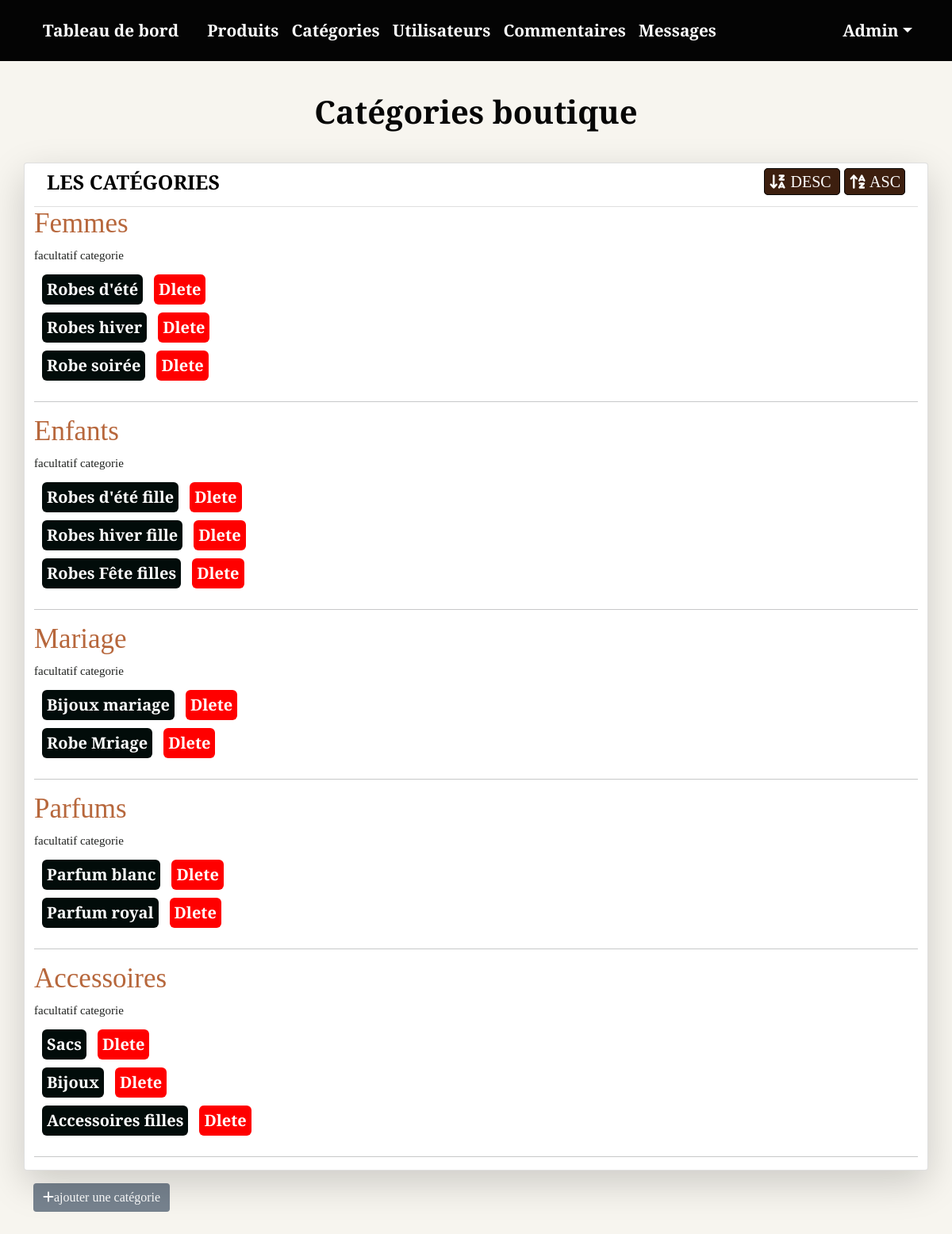
The page /Admin/categories.php (signed in) on the database its author committed.
### tables this page shows
CREATE TABLE `categories` (
  `ID` int(11) NOT NULL,
  `Nom` varchar(250) NOT NULL,
  `Classement` int(11) NOT NULL,
  `pere` int(11) NOT NULL DEFAULT 0
);

### Admin/includes/functions/function.php (called while the page is built, shortened)
<?php
 function getAllFrom($field,$table,$where=null,$and=null,$orderfield,$ordering="DESC"){
    global $con;
    $getALL = $con ->prepare("SELECT $field FROM $table $where $and ORDER BY $orderfield $ordering");
    $getALL->execute();
    $all = $getALL->fetchAll();
    return $all;
}
?>

### Admin/categories.php (the view, shortened to what this page needs)
<?php
if (isset($_SESSION['admin'])) {
  include 'init.php';
  $Emilie = isset($_GET['Emilie']) ?  $_GET['Emilie'] : 'Accueil';
  if ($Emilie == 'Accueil') {
    $order = 'ASC';
    $stm = $con->prepare("SELECT * FROM categories WHERE pere = 0 ORDER BY Classement $order ");
    $stm->execute();
    $categ = $stm->fetchAll();
?>
    <h1 class="text-center">Catégories boutique</h1>
    <div class="container">
      <div class="row">
        <div class="card card-default widget shadow-lg ">
          <div class="card-header d-flex  justify-content-between">
            <h2 class="card-tete">Les catégories</h2>
            <span class="ordering">
              <a href="?order=DESC"> <i class="fa-solid fa-arrow-down-z-a"></i> DESC </a>
              <a href="?order=ASC"><i class="fa-solid fa-arrow-up-a-z"></i> ASC</a>
            </span>
          </div>
          <div class="card-body category">
            <?php foreach ($categ as $cat) { ?>
              <div class="row">
                <div class=" col-md-6">
                  <div class="cat">
                    <?php
                    echo '<h2>' . $cat['Nom'] . '</h2>';
                    echo '<div class=" tous-voir">';
                    $childcategories = getAllFrom("*", "categories", "WHERE pere = {$cat['ID']}", "", "ID", "ASC");
                    if (!empty($childcategories)) {
                      echo "<h6> facultatif categorie</h6>";
                      foreach ($childcategories as $child) {
                        echo '<div class="child-categorie">';
                        echo "<span class='child'>
                    <a  href='categories.php?Emilie=Edite&CatID=" . $child['ID'] . "'>" . $child['Nom'] . "</a>
                    <a  class='confirm delete-child' href='categories.php?Emilie=Delete&CatID=" . $child['ID'] .  "'>Dlete</a>";
                        echo " </span>";
                        echo '</div>';
                      }
                    }
                    echo '</div>';
                    ?>
                  </div>
                </div>
                <div class="col-md-6 d-flex justify-content-end widget hidden-btn">
                </div>
              </div>
              <hr>
            <?php } ?>
          </div>
        </div>
      </div>
      <a href="categories.php?Emilie=Ajouter" class="btn btn-primary mt-3 mb-3"><i class="fa-solid fa-plus"></i>ajouter une catégorie</a>
    </div>
    <?php }
  include $tbl . 'footer.inc.php';
} else {
  header('Location : index.php');
  exit();
}
?>

### Admin/Layout/css/backend.css (style rules this page uses)
* { margin: 0; padding: 0; outline: none; border: none; text-decoration: none; box-sizing: border-box; font-family: 'Cormorant SC', serif; }
body { background-color: #f7f5ef; font-size: 16px; }
h1 { font-size: 40px; margin: 40px 0; font-weight: 900; color: #060606; }
.btn-primary { background-color: #77838f !important; border: none; }
.text-center { text-align: center!important; }
.widget .card-body { padding: 0px; }
.category { position: relative; overflow: hidden; }
.card-header { background: transparent !important; }
.card-tete { text-transform: uppercase; font-size: 25px; color: #000000 !important; font-weight: bold; }
.category .cat h2 { color: #b7673c !important; margin: 0 0 10px; font-size: 35px; font-weight: bolde; cursor: pointer; }
.card-header .ordering a { color: #fff ; padding: 5px; margin-left: 5px; text-decoration: none; font-size: 20px; border: 1px solid #080808; background-color: #3d1f0f; border-radius: 5px; }
.child-categorie .child { padding: 5px 10px; }
.child-categorie .child a { background-color: #020c0a; color: #FFF; padding: 4px 6px; margin-right: 10px; border-radius: 6px; display: inline-block; margin-bottom: 10px; text-decoration: none; font-size: 1.25em; font-weight: 600; }
.category h6 { color: #212321 !important; padding: 0 0 15px 0; margin: 0; font-size: 15px; cursor: pointer; }
.delete-child { background-color: red !important; }
@media screen and (max-width :1200px) { h1 { font-size: 2.5em; } }

### rows shown on the page
categories: Nom "Femmes"
categories: Nom "Robes d'été"
categories: Nom "Robes hiver"
categories: Nom "Robe soirée"
categories: Nom "Enfants"
categories: Nom "Robes d'été fille"
categories: Nom "Robes hiver fille"
categories: Nom "Robes Fête filles"
categories: Nom "Mariage"
categories: Nom "Bijoux mariage"
categories: Nom "Robe Mriage"
categories: Nom "Parfums"
categories: Nom "Parfum blanc"
categories: Nom "Parfum royal"
categories: Nom "Accessoires"
categories: Nom "Sacs"
categories: Nom "Bijoux"
categories: Nom "Accessoires filles"
